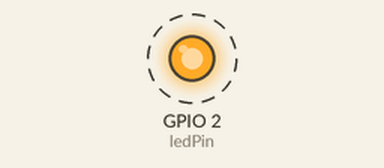
This sketch was run on a simulated ESP32. Parts: output pins drawn as LEDs (lit = HIGH). Dashed ring = blinking. What the sketch prints to the serial monitor is not drawn.

Above: at 0.5 s.
Timing chart, 0 to 4.6 s (numbered marks = the images above):
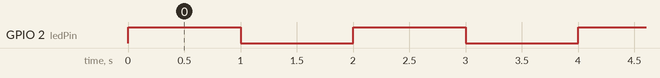

Measured:
- by itself, GPIO 2 (ledPin): alternates HIGH for 1.0 s and LOW for 1.0 s, 10 changes in all, then stays LOW

The sketch:

variables_esp32.ino
```cpp
/*
  Activitat A05 - Variables ESP32
  Alumne: Victor Garcia

  Exemple dels diferents tipus de variables:
  int
  long
  float
  char
  bool
  const
*/

const int ledPin = 2;      // Valor que no canviarà

int contador = 0;          // Nombre enter

long tempsEspera = 1000;   // Nombre enter gran

float temperatura = 23.5;  // Nombre decimal

char lletra = 'A';         // Caràcter

bool ledEncès = true;      // true o false

void setup() {

  Serial.begin(115200);

  Serial.println("Exemple de variables ESP32");

  Serial.print("contador = ");
  Serial.println(contador);

  Serial.print("tempsEspera = ");
  Serial.println(tempsEspera);

  Serial.print("temperatura = ");
  Serial.println(temperatura);

  Serial.print("lletra = ");
  Serial.println(lletra);

  Serial.print("ledEncès = ");
  Serial.println(ledEncès);

  pinMode(ledPin, OUTPUT);
}

void loop() {

  if (ledEncès) {

    digitalWrite(ledPin, HIGH);
    delay(tempsEspera);

    digitalWrite(ledPin, LOW);
    delay(tempsEspera);

    contador++;

    Serial.print("Comptador: ");
    Serial.println(contador);

    if (contador == 5) {
      ledEncès = false;
      Serial.println("LED aturat");
    }
  }
}
```
